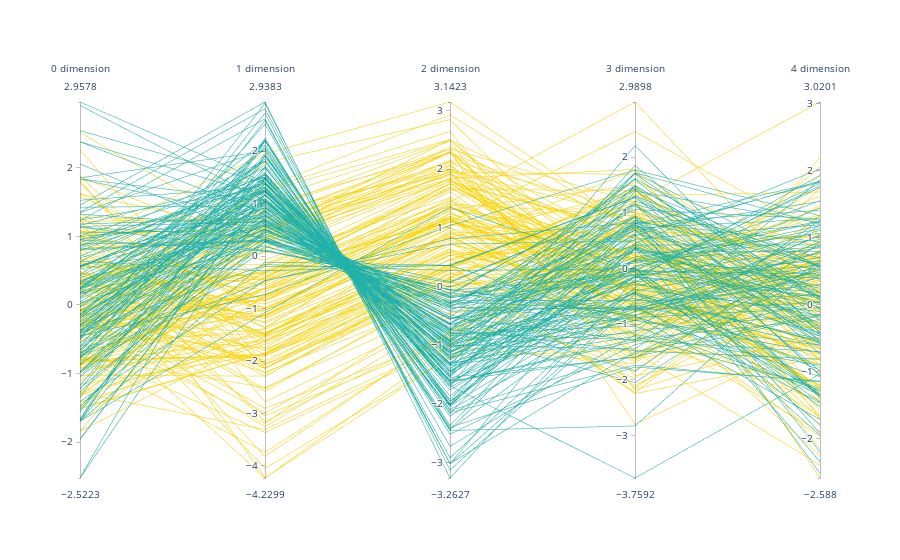

The cell this chart's notebook holds for it:
### Code cell
import plotly.graph_objects as go

fig = go.Figure(
    data = go.Parcoords(
        line = {
            'color': y, 
            'colorscale': [(0, 'gold'), (1, 'lightseagreen')]
        },
        dimensions = [
            {'label' : f"{i} dimension", 'values' : X[:, i]} for i in range(X.shape[1])
        ]
    )
)

fig.show()

### Figure 1 — Plotly figure (JSON) as saved in the notebook; plotly's stock layout.template omitted (floating-point values rounded to 4 significant figures; data arrays with more than 128 entries replaced by an {"elided": "..."} marker saying what was removed)
{"data": [{"dimensions": [{"label": "0 dimension", "values": {"elided": "300 float values"}}, {"label": "1 dimension", "values": {"elided": "300 float values"}}, {"label": "2 dimension", "values": {"elided": "300 float values"}}, {"label": "3 dimension", "values": {"elided": "300 float values"}}, {"label": "4 dimension", "values": {"elided": "300 float values"}}], "line": {"color": {"elided": "300 int values"}, "colorscale": [[0, "gold"], [1, "lightseagreen"]]}, "type": "parcoords"}], "layout": {}}
